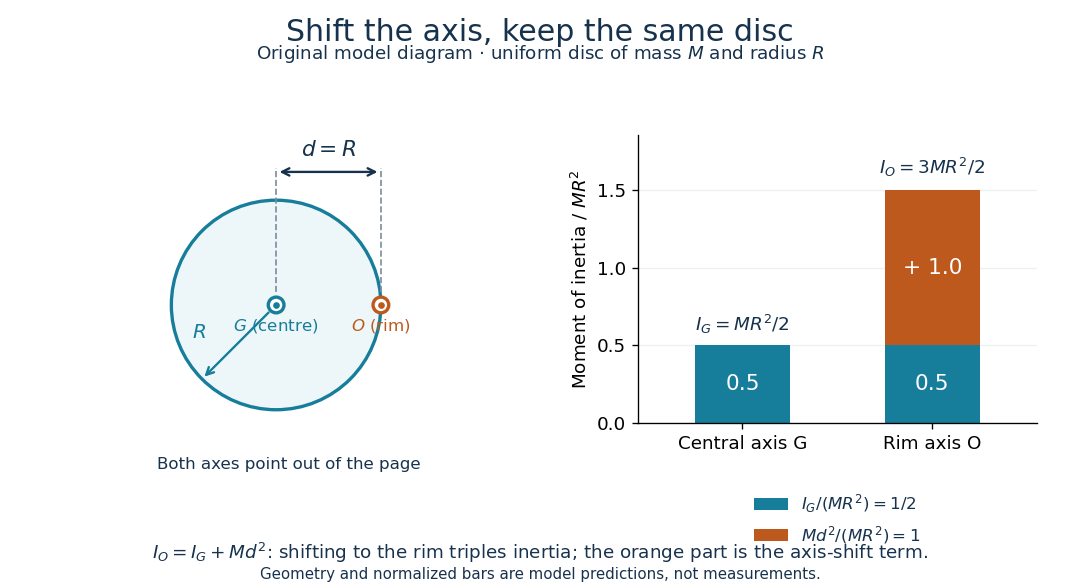

Reproduce this figure in Python.
"""Original disc-axis geometry and predicted inertia decomposition.

Run from _media: MPLBACKEND=Agg MPLCONFIGDIR=/tmp/codex-wiki-matplotlib
python3 ../rotational-inertia-energy-parallel-axis-shift.py
Tested with Python 3.14.4, NumPy 2.3.5, Matplotlib 3.10.7.
"""

from pathlib import Path

import matplotlib.pyplot as plt
from matplotlib.patches import Circle


NAVY = "#17324d"
TEAL = "#167d9a"
ORANGE = "#bd591c"


def main():
    plt.rcParams.update({"font.size": 11, "text.color": NAVY, "mathtext.fontset": "dejavusans"})
    fig, (geometry, bars) = plt.subplots(1, 2, figsize=(9, 4.9), facecolor="white",
                                        gridspec_kw={"width_ratios": [1.15, 1]})
    fig.subplots_adjust(left=0.055, right=0.96, bottom=0.28, top=0.77, wspace=0.28)
    fig.suptitle("Shift the axis, keep the same disc", fontsize=18, y=0.97)
    fig.text(0.5, 0.90, r"Original model diagram · uniform disc of mass $M$ and radius $R$", ha="center", fontsize=11)

    geometry.set_aspect("equal")
    geometry.set_xlim(-1.28, 1.52)
    geometry.set_ylim(-1.13, 1.62)
    geometry.axis("off")
    geometry.add_patch(Circle((0, 0), 1, facecolor="#edf6f8", edgecolor=TEAL, lw=2))
    for x, label, color in [(0, r"$G$ (centre)", TEAL), (1, r"$O$ (rim)", ORANGE)]:
        geometry.add_patch(Circle((x, 0), 0.075, facecolor="white", edgecolor=color, lw=2, zorder=5))
        geometry.plot(x, 0, ".", color=color, markersize=6, zorder=6)
        geometry.text(x, -0.24, label, fontsize=10, ha="center", color=color)
        geometry.plot([x, x], [0.12, 1.31], color="#7c8c9b", linestyle="--", lw=1)
    geometry.annotate("", xy=(1, 1.27), xytext=(0, 1.27),
                      arrowprops={"arrowstyle": "<->", "color": NAVY, "lw": 1.4})
    geometry.text(0.5, 1.42, r"$d=R$", ha="center", fontsize=13)
    geometry.annotate("", xy=(-0.7071, -0.7071), xytext=(-0.05, -0.05),
                      arrowprops={"arrowstyle": "->", "color": TEAL, "lw": 1.4})
    geometry.text(-0.80, -0.32, r"$R$", color=TEAL, fontsize=12)
    geometry.text(0.5, -0.16, "Both axes point out of the page", transform=geometry.transAxes,
                  ha="center", fontsize=10)

    bars.bar([0, 1], [0.5, 0.5], width=0.5, color=TEAL, label=r"$I_G/(MR^2)=1/2$")
    bars.bar(1, 1, bottom=0.5, width=0.5, color=ORANGE, label=r"$Md^2/(MR^2)=1$")
    bars.text(0, 0.25, "0.5", color="white", ha="center", va="center", fontsize=13)
    bars.text(1, 0.25, "0.5", color="white", ha="center", va="center", fontsize=13)
    bars.text(1, 1.0, "+ 1.0", color="white", ha="center", va="center", fontsize=13)
    bars.text(0, 0.59, r"$I_G=MR^2/2$", ha="center", fontsize=11)
    bars.text(1, 1.60, r"$I_O=3MR^2/2$", ha="center", fontsize=11)
    bars.set_ylim(0, 1.85)
    bars.set_xlim(-0.55, 1.55)
    bars.set_xticks([0, 1], ["Central axis G", "Rim axis O"])
    bars.set_yticks([0, 0.5, 1, 1.5])
    bars.set_ylabel(r"Moment of inertia / $MR^2$")
    bars.grid(axis="y", alpha=0.18)
    bars.set_axisbelow(True)
    bars.spines[["top", "right"]].set_visible(False)
    bars.legend(loc="upper center", bbox_to_anchor=(0.5, -0.19), frameon=False, fontsize=10)

    fig.text(0.5, 0.05, r"$I_O=I_G+Md^2$: shifting to the rim triples inertia; the orange part is the axis-shift term.",
             ha="center", fontsize=11)
    fig.text(0.5, 0.015, "Geometry and normalized bars are model predictions, not measurements.", ha="center", fontsize=9)
    output = Path(__file__).with_suffix(".png").name
    fig.savefig(output, dpi=120, facecolor="white", transparent=False)
    plt.close(fig)


if __name__ == "__main__":
    main()
